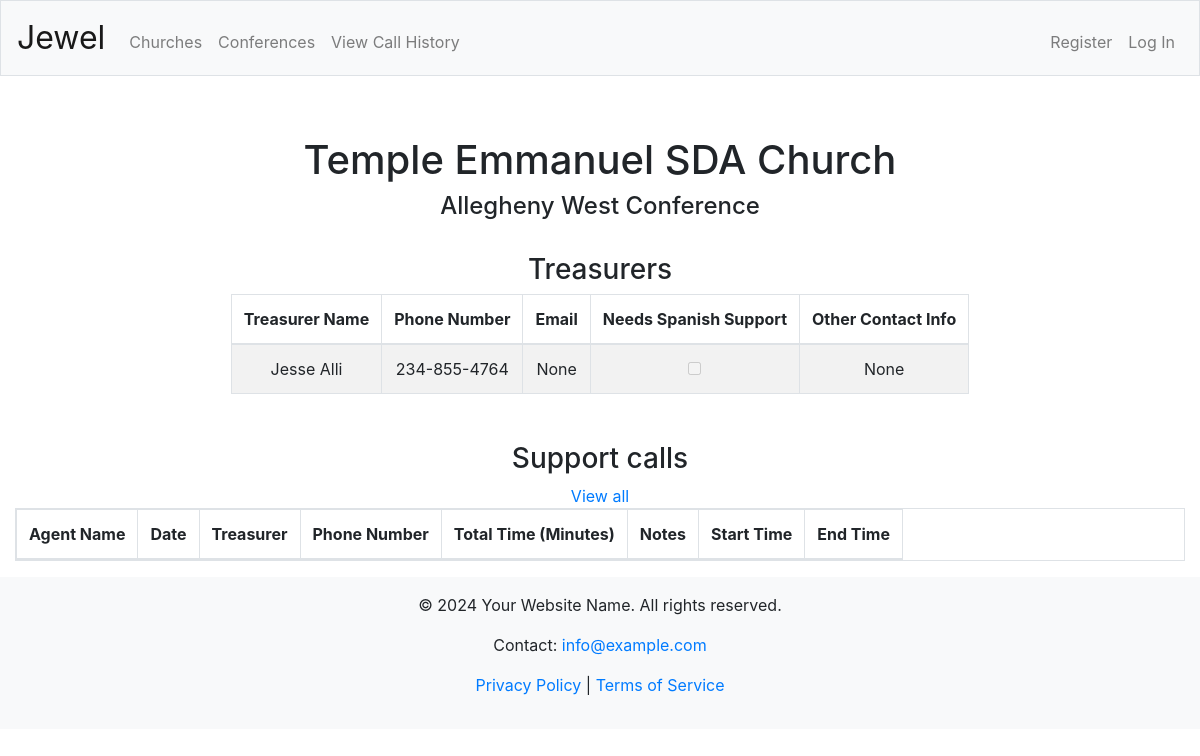
The page /churches?churchID=349 on the database as committed earlier.
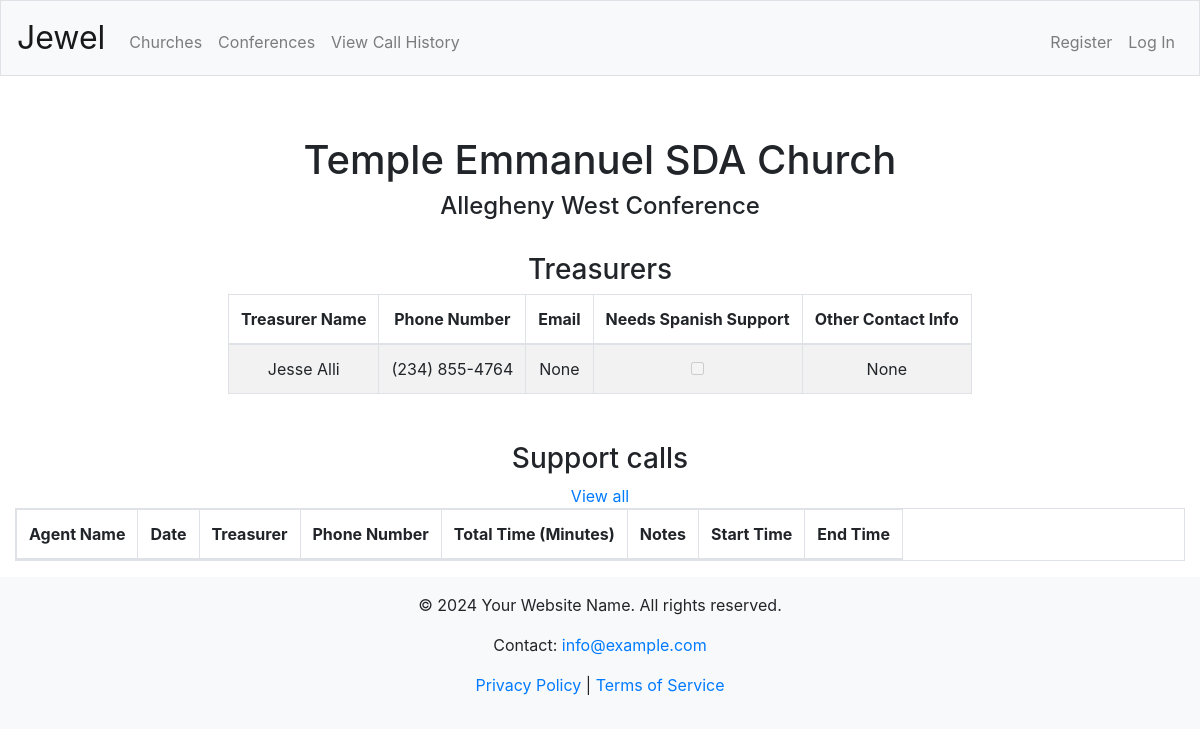
The same page on the database as committed later.
### tables this page shows
CREATE TABLE Treasurers (
    id INTEGER PRIMARY KEY AUTOINCREMENT,
    churchID INTEGER NOT NULL,
    name TEXT,
    phoneNumber TEXT,
    email TEXT,
    needSpanish INTEGER DEFAULT 0 CHECK (needSpanish IN (0, 1)), otherContactInfo TEXT,
    FOREIGN KEY (churchID) REFERENCES Churches(id)
);

### app.py (the view)
@app.route("/churches")
def churches():
    churchID = request.args.get('churchID')
    if churchID:
        church = dbExecute("""SELECT con.name AS conferenceName,
                            ch.name AS churchName,
                            ch.id AS churchID,
                            con.id AS conferenceID
                            FROM Conferences con, Churches ch
                            WHERE ch.conferenceID = con.id AND ch.id = ?;""", churchID)
        if not church:
            return redirect("/churches")
        church = church[0]
        treasurers = dbExecute("SELECT * FROM Treasurers WHERE churchID = ?", churchID)
        calls = getSupportCallsWithOptionalFilters("church", churchID)
        return render_template("church-info.html", church=church, treasurers=treasurers, calls=calls)
    churches = dbExecute("""SELECT c.*,
                            con.name AS conferenceName
                            FROM Churches c, Conferences con
                            WHERE c.conferenceID = con.id;""")
    return render_template("churches.html", churches=churches)

### app.py (called while the page is built)
@app.after_request
def after_request(response):
    response.headers["Cache-Control"] = "no-cache, no-store, must-revalidate"
    response.headers["Expires"] = 0
    response.headers["Pragma"] = "no-cache"
    return response

### db_helpers.py (called while the page is built)
def dbExecute(sqlCode, *args):
    result = None
    if len(args) != 0:
        if type(args[0]) == dict:
            result = db.session.execute(text(sqlCode), args[0])
        else:
            d = {}
            for i in range(len(args)):
                sqlCode = sqlCode.replace("?", ":named" + str(i), 1)
                d["named" + str(i)] = args[i]
            result = db.session.execute(text(sqlCode), d)
    else:
        result = db.session.execute(text(sqlCode))
    try:
        keys = list(result.keys())
        rows = result.fetchall()
        toReturn = []
        for row in rows:
            obj = {}
            for i in range(len(keys)):
                obj[keys[i]] = row[i]
            toReturn.append(obj)
        return toReturn
    except Exception as e:
        db.session.commit()

### templates/church-info.html (shortened to what this page needs)
{% extends "layout.html" %}
{% block main %}
<h1>{{ church.churchName }}</h1>
<h4>{{ church.conferenceName }}</h4>
<br>
<h3>Treasurers</h3>
<table id="treasurersTable" class="table table-bordered table-striped table-responsive">
    <thead>
        <tr>
            <th>Treasurer Name</th>
            <th>Phone Number</th>
            <th>Email</th>
            <th>Needs Spanish Support</th>
            <th>Other Contact Info</th>
        </tr>
    </thead>
    <tbody>
    {% for treasurer in treasurers %}
        <tr id="treasurer#{{ treasurer.id }}">
            <td>{{ treasurer.name }}</td>
            <td>{{ treasurer.phoneNumber }}</td>
            <td>{{ treasurer.email }}</td>
            <td><input type="checkbox" {% if treasurer.needsSpanish %}checked{% endif %} disabled></td>
            <td>{{ treasurer.otherContactInfo }}</td>
        </tr>
    {% endfor %}
    </tbody>
</table>
<br>
<br>
<br>
<h3>Support calls</h3>
<a href="/view-calls?churchID={{ church.churchID }}">View all</a>
<br>
{% with selection=church, doPaging=True %}
    {% include "calls-table.html" %}
{% endwith %}
{% endblock %}

Rows that differ between the two databases and show on the page:
changed Treasurers "Jesse Alli": phoneNumber "234-855-4764" → "(234) 855-4764"
